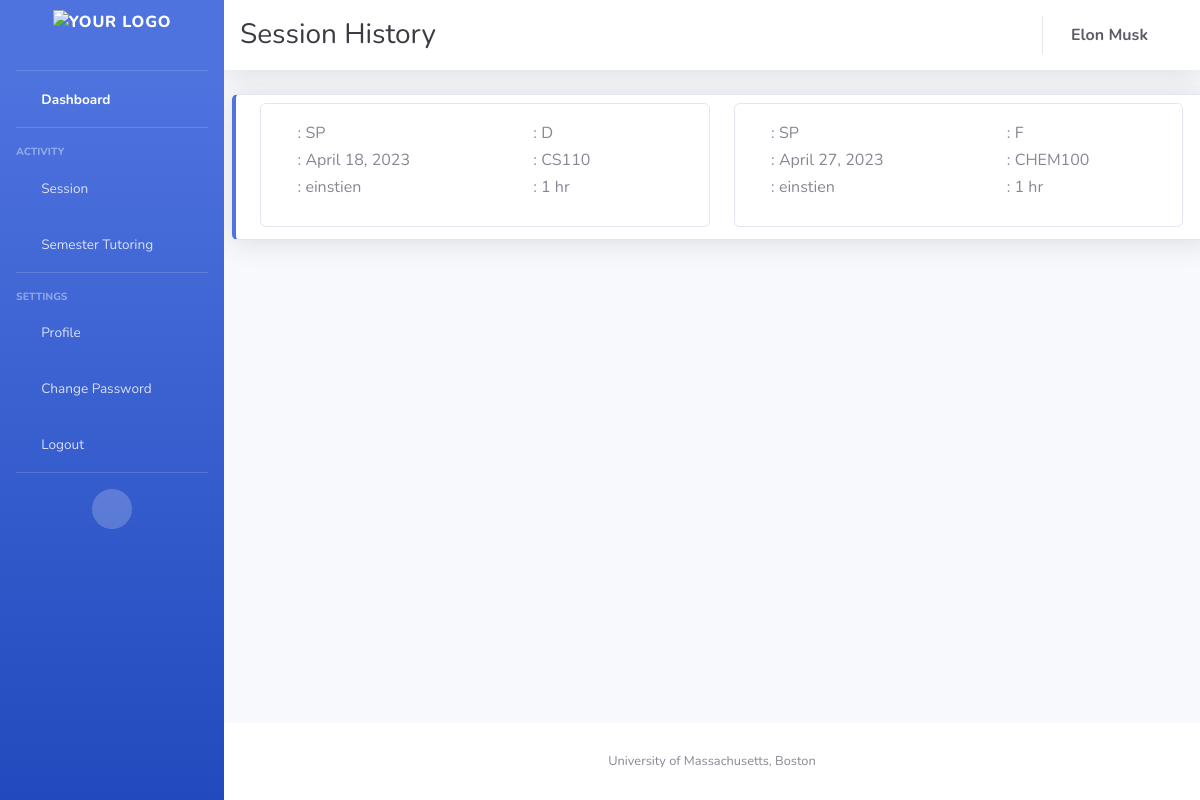
Before: /session-hsitory/ (signed in) with the older database file.
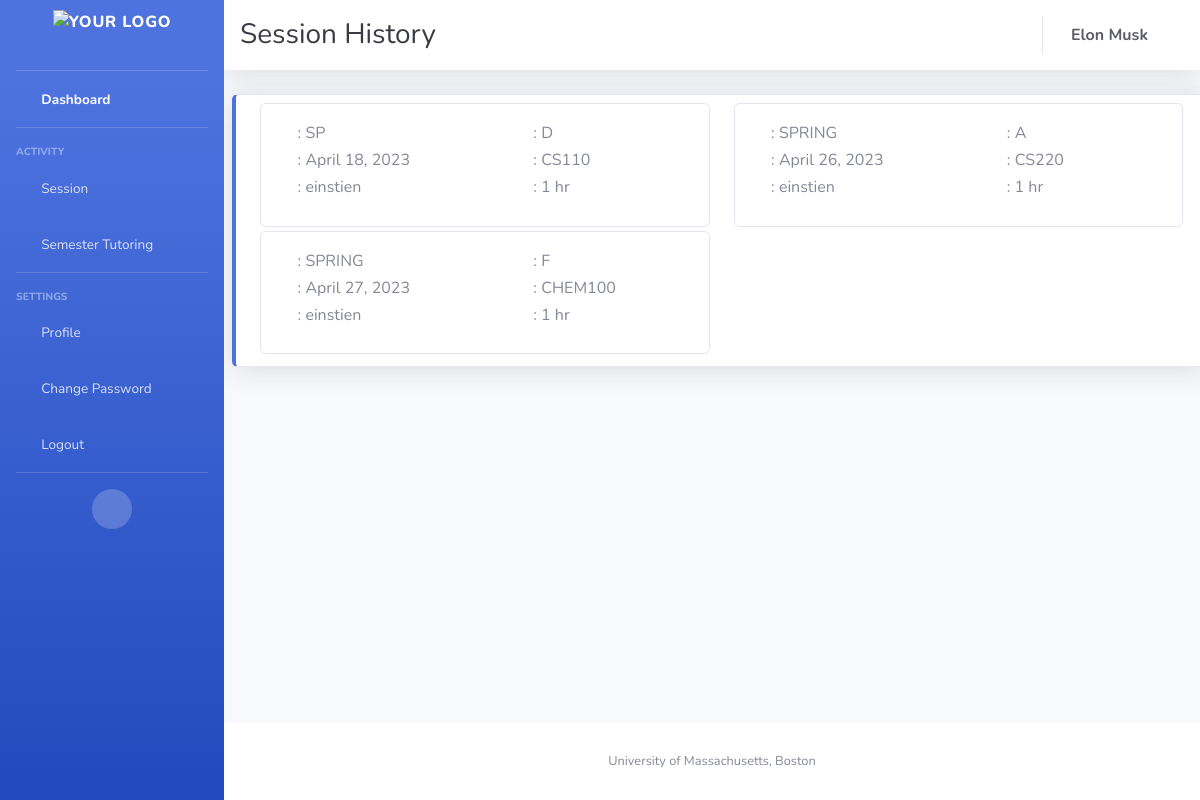
After: the same page with the newer database file.
### appusers/models.py (models this page shows, shortened)
class Availability(models.Model):
    tutor = models.ForeignKey(Tutor, on_delete=models.CASCADE, null=True, blank=True, related_name='availabilities')
    date = models.DateField()
    timeblock = models.CharField(max_length=1, choices=TIMEBLOCK_CHOICES)
    booked_by = models.ForeignKey(Student, on_delete=models.SET_NULL, null=True, blank=True,
                                  related_name='booked_slots')
    course = models.ForeignKey(Course, on_delete=models.CASCADE)
    status = models.CharField(max_length=1, choices=STATUS_CHOICES)
    semester = models.CharField(max_length=25, null=True)

class Tutor(models.Model):
    user = models.OneToOneField(User, on_delete=models.CASCADE)
    courses = models.ManyToManyField(Course, related_name='tutors')
    profile_picture = models.URLField(default='static/images/favicons/Blue_logo.png')
    def __str__(self):
        return self.user.username

class Course(models.Model):
    c_name = models.CharField(max_length=100)
    c_code = models.CharField(max_length=50, unique=True, null=False)
    def __str__(self):
        return self.c_name

### appusers/views.py (the view)
# urls.py: path('session-hsitory/', session_history, name='session_history'),
@login_required
def session_history(request):
    current_user = request.user
    today = date.today()
    slots = Availability.objects.all().order_by('date')
    try:
        student = current_user.student
        student_session_history = Availability.objects.filter(booked_by=student, date__lt=today).order_by('date')
    except Student.DoesNotExist:
        student_session_history = []
    try:
        tutor = current_user.tutor
        tutor_session_history = Availability.objects.filter(tutor=tutor, date__lt=today).order_by('date')
    except Tutor.DoesNotExist:
        tutor_session_history = []
    return render(request, 'session_history.html',
                  {'slots': slots, 'today': today,
                   'student_session_history': student_session_history,
                   'tutor_session_history': tutor_session_history,
                  })

### templates/session_history.html (shortened to what this page needs)
{% extends "base.html" %}
{% block top_heading %}
    <h1 class="h3 mb-0 text-gray-900">Session History</h1>
{% endblock %}
{% block content %}
    {% if user.is_authenticated %}
        {% if request.user.student %}
            <div class="container-fluid card border-left-primary shadow py-2 mr-5 ml-2 mt-3">
            <div id="card-container" class="row row-cols-1 row-cols-md-2 overflow-auto" style="max-height: 300px;">
                {% for session in student_session_history %}
                    <div class="col mb-1">
                        <div class="card">
                            <div class="row g-0">
                                <div class="col-md-6">
                                    <div class="card-body">
                                        <div class="h6">
                                            <i class="fas fa-archive"></i>
                                            : {{ session.semester }}
                                        </div>
                                        <div class="h6">
                                            <i class="fas fa-calendar"></i>
                                            : {{ session.date }}
                                        </div>
                                        <div class="h6">
                                            <i class="fas fa-user-alt"></i>
                                            : {{ session.tutor }}
                                        </div>
                                    </div>
                                </div>
                                <div class="col-md-6">
                                    <div class="card-body">
                                        <div class="h6">
                                            <i class="fas fa-clock"></i>
                                            : {{ session.timeblock }}
                                        </div>
                                        <div class="h6">
                                            <i class="fas fa-book"></i>
                                            : {{ session.course }}
                                        </div>
                                        <div class="h6">
                                            <i class="fas fa-user-clock"></i>
                                            : 1 hr
                                        </div>
                                    </div>
                                </div>
                            </div>
                        </div>
                    </div>
                    {% empty %}
                    <p>No sessions today.</p>
                {% endfor %}
            </div>
        </div>
        {% endif %}
    {% endif %}
{% endblock %}

Changed rows visible on the page:
now on this page (row edited): Availability: semester "SPRING", date "April 26, 2023", tutor "einstien", timeblock "A", course "CS220"
changed Availability "April 27, 2023": semester "SP" → "SPRING"
